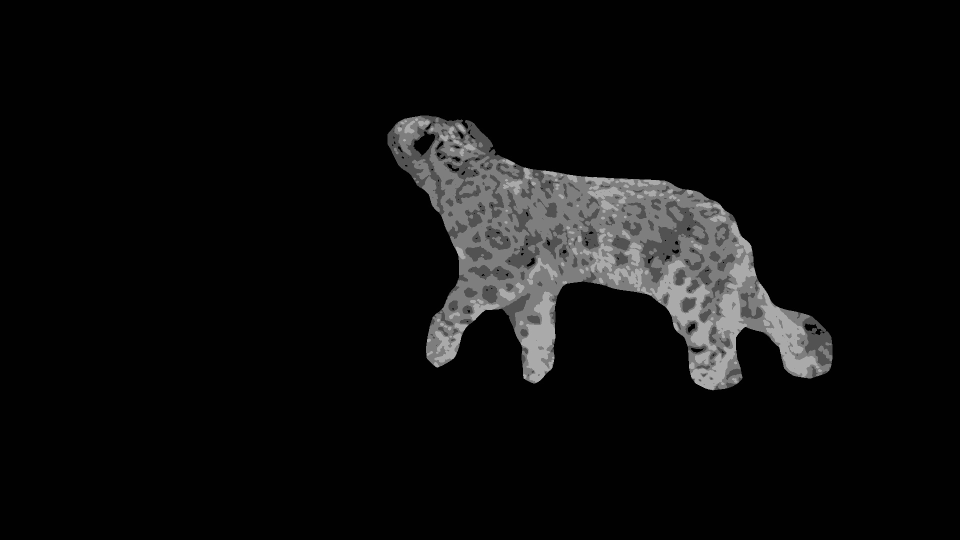
#> input picture Sandbox/processed/02__Station32__Camera1__2012-7-14__4-48-10(7).JPG, 1920 x 1080 px (shown at 1/2 size)
$ python MSER.py
#> lines starting #> are read from the running program, lines starting #| are printed output that depends on the picture; after the words box and inside, x2 and y2 are one past the last pixel; in counts of white or black regions, pixels touching at a corner belong together
import os
import sys
import cv2
import numpy as np

from PIL import Image

"""
    This is a simple example on how to use OpenCV for MSER
    https://fossies.org/linux/opencv/samples/python/mser.py
    https://github.com/Belval/opencv-mser/blob/master/mser.py
"""

def mser(cv_image):

    delta = 5
#> delta = 5
    min_area = 60
    max_area = 14400

    max_variation = float(0.25),
    min_diversity = 2,
    max_evolution = 200,
    area_threshold = 1.01,
    min_margin = 0.003,
    edge_blur_size = 5


    vis = cv_image.copy()
#> vis is the input picture: shape (1080, 1920); min 0, max 178, mean 13.9
    mser = cv2.MSER_create(delta,min_area,max_area,0.25,.2,200,1.01,0.003,5)
    regions, _ = mser.detectRegions(cv_image)
#> regions = 87 items


    '''
        for p in regions:
        xmax, ymax = np.amax(p, axis=0)
        xmin, ymin = np.amin(p, axis=0)
        cv2.rectangle(vis, (xmin,ymax), (xmax,ymin), (0, 255, 0), 1)
    '''

    hulls = [cv2.convexHull(p.reshape(-1, 1, 2)) for p in regions]
#> hulls = 87 contours; largest, box (x1, y1, x2, y2) and area: (1381, 509, 1512, 780) 16565, (1280, 401, 1418, 567) 13697, (1300, 520, 1433, 702) 13158, (1515, 567, 1639, 755) 9902, (1042, 583, 1111, 766) 8584
    cv2.polylines(vis, hulls, 1, (0, 255, 0))
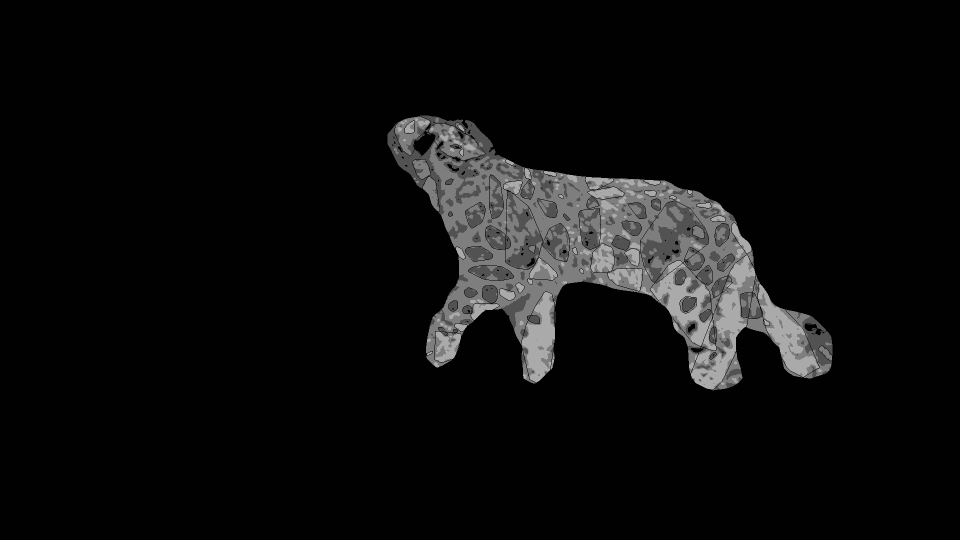
#> vis: shape (1080, 1920) (shown at 1/2 size); 0.46% of pixels changed, all inside (x1, y1, x2, y2) = (789, 232, 1665, 780)

    return vis

def main():
    file_path = "processed/02__Station32__Camera1__2012-7-14__4-48-10(7).JPG"
    save_path = "results/02__Station32__Camera1__2012-7-14__4-48-10(7).JPG"

    cv2.imwrite(save_path, mser(cv2.imread(file_path, 0)))

if __name__=='__main__':
    main()

$ run again, with Sandbox/processed/02__Station13__Camera1__2012-9-13__2-21-36(2).JPG copied over Sandbox/processed/02__Station32__Camera1__2012-7-14__4-48-10(7).JPG
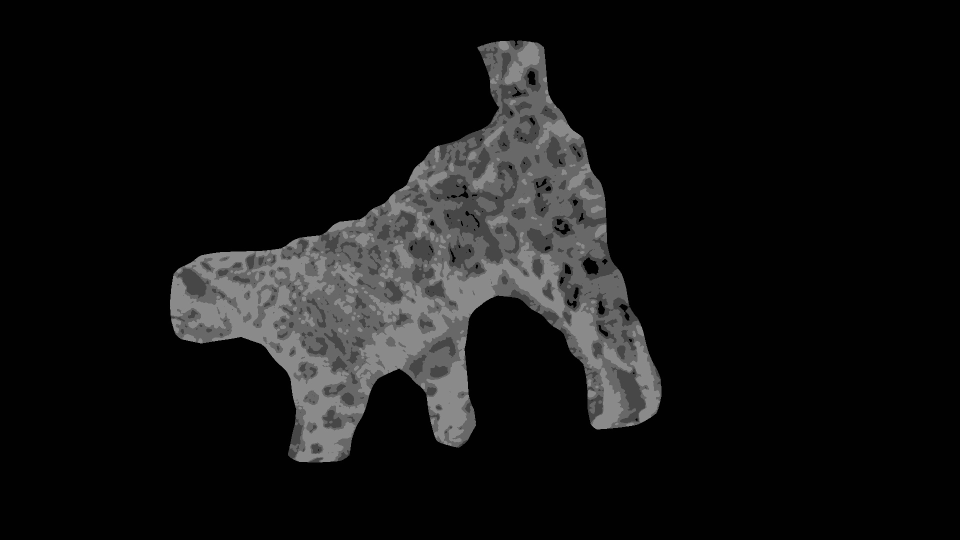
#> input picture Sandbox/processed/02__Station13__Camera1__2012-9-13__2-21-36(2).JPG, 1920 x 1080 px (shown at 1/2 size)
#> delta = 5
#> in mser, vis is the input picture: shape (1080, 1920); min 0, max 147, mean 19.3
#> regions = 127 items
#> hulls = 127 contours; largest, box (x1, y1, x2, y2) and area: (858, 322, 1038, 526) 23085, (853, 674, 938, 890) 13274, (1260, 682, 1320, 846) 5924, (1126, 605, 1205, 739) 5843, (1222, 734, 1291, 846) 5478
#> in mser, `cv2.polylines(vis, hulls, 1, (0, 255, 0))`:
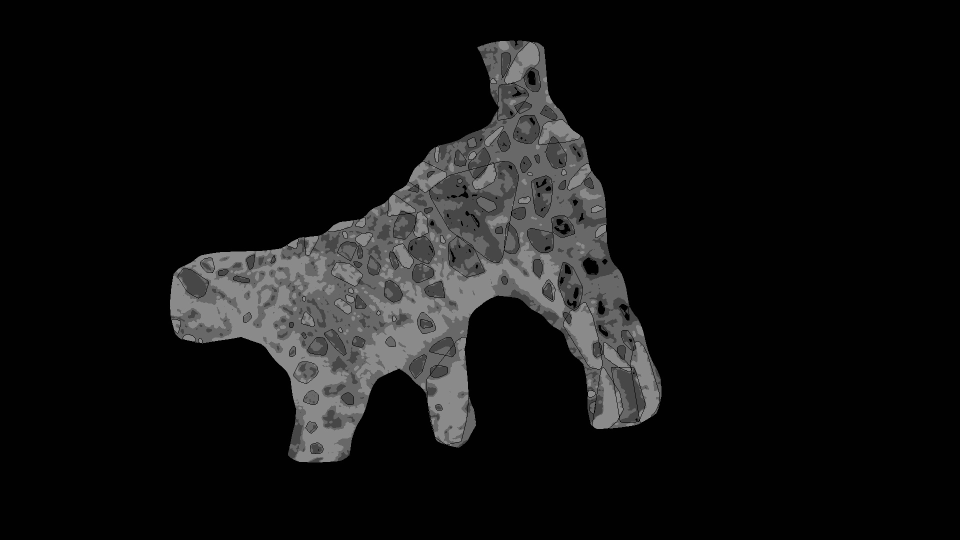
#> vis: shape (1080, 1920) (shown at 1/2 size); 0.59% of pixels changed, all inside (x1, y1, x2, y2) = (343, 83, 1320, 908)
